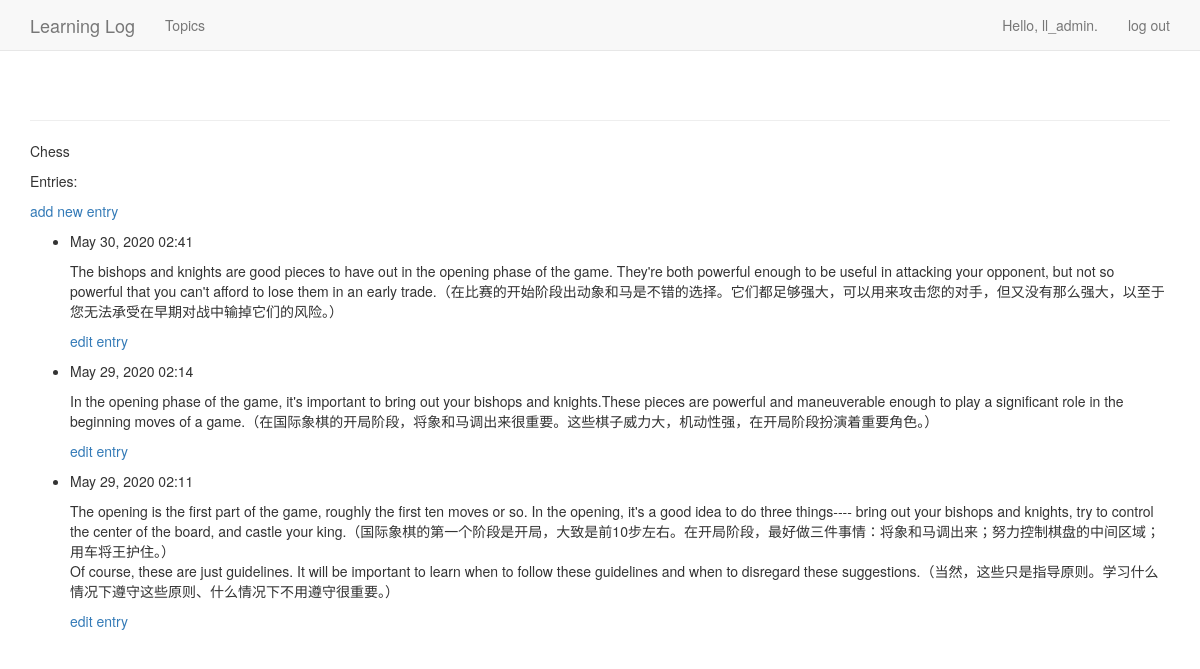
The page /topics/1/ (signed in) on the database its author committed.
### learning_logs/models.py (models this page shows, shortened)
class Topic(models.Model):
    text = models.CharField(max_length=200)
    date_added = models.DateTimeField(auto_now_add=True)
    owner = models.ForeignKey(User, on_delete=models.CASCADE)
    def __str__(self):
        return self.text

class Entry(models.Model):
    topic = models.ForeignKey(Topic, on_delete=models.CASCADE)  # 将每个条目关联到特定的主题
    text = models.TextField()
    date_added = models.DateTimeField(auto_now_add=True)
    class Meta:  # 管理模型的额外信息
        verbose_name_plural = 'entries'

### learning_logs/views.py (the view)
# urls.py: url(r'^topics/(?P<topic_id>\d+)/$', views.topic, name='topic'),
@login_required
def topic(request, topic_id):
    topic = Topic.objects.get(id=topic_id)
    if topic.owner != request.user:
        raise Http404
    entries = topic.entry_set.order_by('-date_added')
    context = {'topic': topic, 'entries': entries}
    return render(request, 'learning_logs/topic.html', context)

### learning_logs/templates/learning_logs/topic.html
{% extends "learning_logs/base.html" %}
{% block content %}
    <p>{{ topic }}</p>
    <p>Entries:</p>
    <p>
        <a href="{% url 'learning_logs:new_entry' topic.id %}">add new entry</a>
    </p>
    <ul>
        {% for entry in entries %}
            <li>
                <p>{{ entry.date_added|date:'M d, Y H:i' }}</p>
                <p>{{ entry.text|linebreaks }}</p>
                <p>
                    <a href="{% url 'learning_logs:edit_entry' entry.id %}">edit entry</a>
                </p>
            </li>
        {% empty %}
            <li>
                There are no entries for this topic yet.
            </li>
        {% endfor %}
    </ul>
{% endblock content %}

### learning_logs/templates/learning_logs/base.html (shortened to what this page needs)
<!DOCTYPE html>
{% load bootstrap3 %}
<html lang="en">
    <head>
        {% bootstrap_css %}
    </head>
    <body>
        <nav class="navbar navbar-default navbar-static-top">
            <div class="container">
                <div class="navbar-header">
                    <a class="navbar-brand" href="{% url 'learning_logs:index' %}">
                        Learning Log
                    </a>
                </div>
                <div id="navbar" class="navbar-collapse collapse">
                    <ul class="nav navbar-nav">
                        <li><a href="{% url 'learning_logs:topics' %}">Topics</a></li>
                    </ul>
                    <ul class="nav navbar-nav navbar-right">
                        {% if user.is_authenticated %}
                            <li><a>Hello, {{ user.username}}.</a></li>
                            <li><a href="{% url 'users:logout' %}">log out</a></li>
                        {% else %}
                            <li><a href="{% url 'users:register' %}">register</a></li>
                            <li><a href="{% url 'users:login' %}">log in</a></li>
                        {% endif %}
                    </ul>
                </div>
            </div>
        </nav>
        <div class="container">
            <div class="page-header">
            </div>
            <div>
                {% block content %}{% endblock content %}
            </div>
        </div>
    </body>
</html>

### rows shown on the page
Topic: text "Chess"
Entry: date_added "May 30, 2020 02:41", text "The bishops and knights are good pieces to have out in the opening phase of the game. They're both powerful enough to be useful in attacking your opponent, but not so powerful that you can't afford to lose them in an early trade.（在比赛的开始阶段出动象和马是不错的选择。它们都足够强大，可以用来攻击您的对手，但又没有那么强大，以至于您无法承受在早期对战中输掉它们的风险。）"
Entry: date_added "May 29, 2020 02:14", text "In the opening phase of the game, it's important to bring out your bishops and knights.These pieces are powerful and maneuverable enough to play a significant role in the beginning moves of a game.（在国际象棋的开局阶段，将象和马调出来很重要。这些棋子威力大，机动性强，在开局阶段扮演着重要角色。）"
Entry: date_added "May 29, 2020 02:11", text "The opening is the first part of the game, roughly the first ten moves or so. In the opening, it's a good idea to do three things---- bring out your bishops and knights, try to control the center of the board, and castle your king.（国际象棋的第一个阶段是开局，大致是前10步左右。在开局阶段，最好做三件事情：将象和马调出来；努力控制棋盘的中间区域；用车将王护住。） Of course, these are just guidelines. It will be important to learn when to follow these guidelines and when to disregard these suggestions.（当然，这些只是指导原则。学习什么情况下遵守这些原则、什么情况下不用遵守很重要。）"

### other values the page prints
{{ user.username }} "ll_admin"
